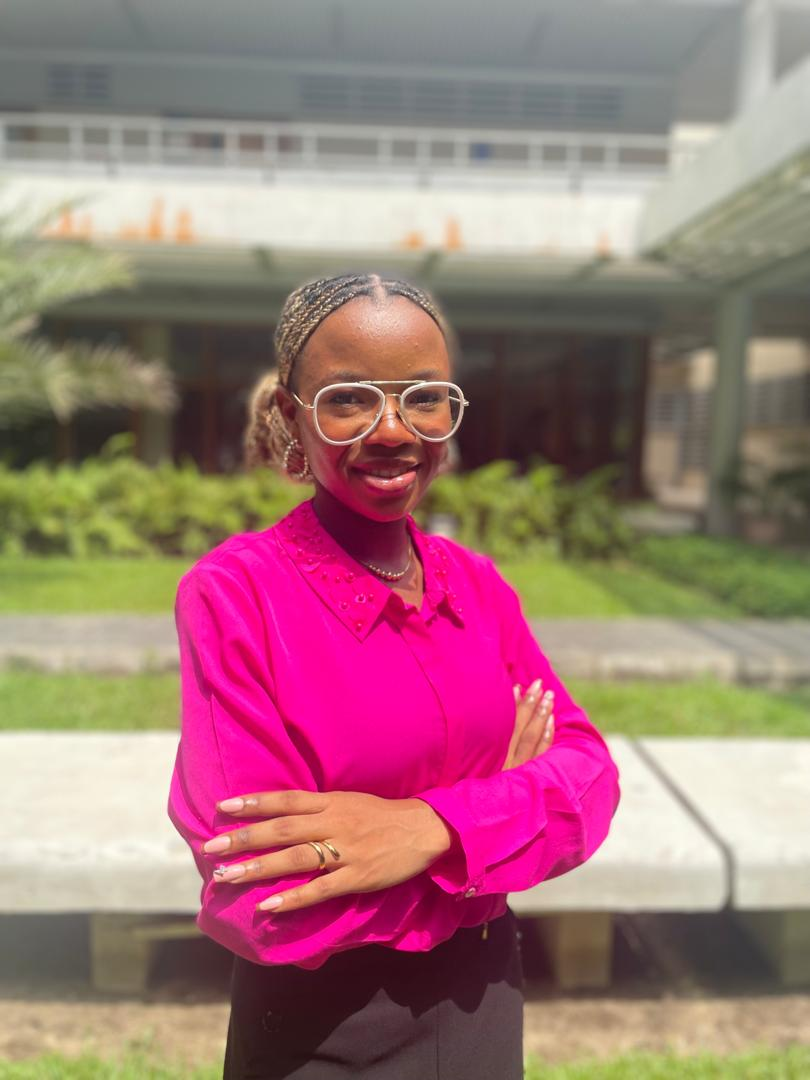
#> input picture Week_4/img/Tireni.jpg, 810 x 1080 px
$ jupyter execute practice-2.ipynb
#> lines starting #> are read from the running program, lines starting #| are printed output that depends on the picture
## Prewitt Operation

[cell 1]
import cv2
import numpy as np

[cell 2]
#Load the image
image = cv2.imread('img/Tireni.jpg', cv2.IMREAD_GRAYSCALE)
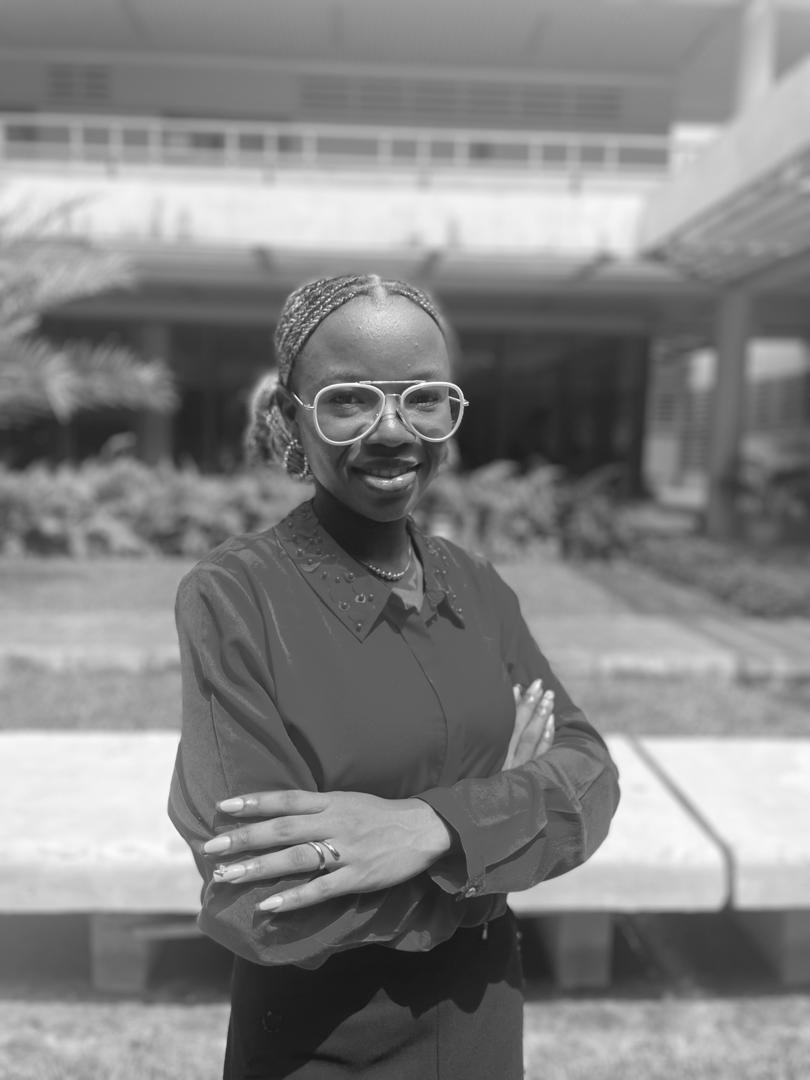
#> image: shape (1080, 810); min 17, max 255, mean 130.9

#Resizing the images
image = cv2.resize(image, (500, 400))
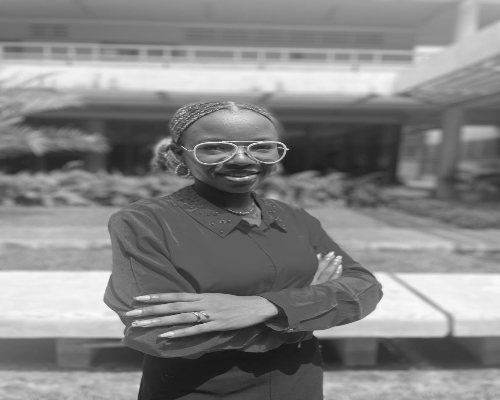
#> image: shape (400, 500); min 18, max 251, mean 130.8

#Define Prewitt Kernels
kernel_x = np.array([[-1, -1, -1],
                    [0, 0, 0],
                    [1, 1, 1]])

kernel_y = np.array([[-1, 0, 1],
                    [-1, 0, 1],
                    [-1, 0, 1]])

#Apply Prewitt Edge detection
prewitt_x = cv2.filter2D(image, -1, kernel_x)
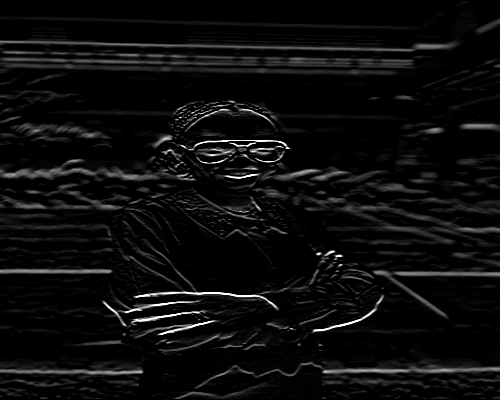
#> prewitt_x: shape (400, 500); min 0, max 255, mean 12.5
prewitt_y = cv2.filter2D(image, -1, kernel_y)
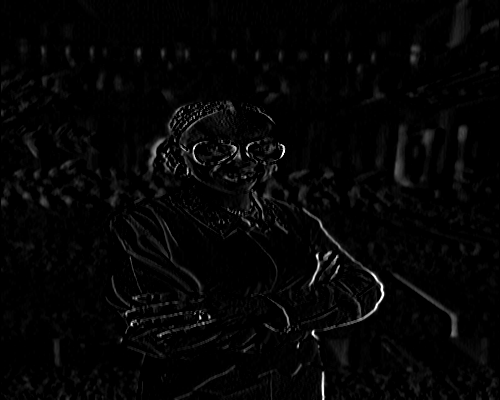
#> prewitt_y: shape (400, 500); min 0, max 255, mean 5.2

#Compute magnitude of gradient manually
prewitt_combined = np.sqrt(np.square(prewitt_x) + np.square(prewitt_y))
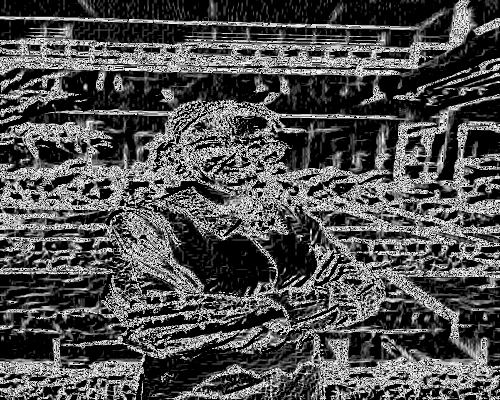
#> prewitt_combined: shape (400, 500) float16; min 0, max 15.91, mean 4.96; drawn with min black and max white

#Display the original image and the Prewitt Edges
cv2.imshow('Original', image)
cv2.imshow('Prewitt Edges', np.uint8(prewitt_combined))

#Wait for a key press and then close all windows
cv2.waitKey(0)
cv2.destroyAllWindows()

$ run again, with Week_4/img/Abdullah.jpg copied over Week_4/img/Tireni.jpg
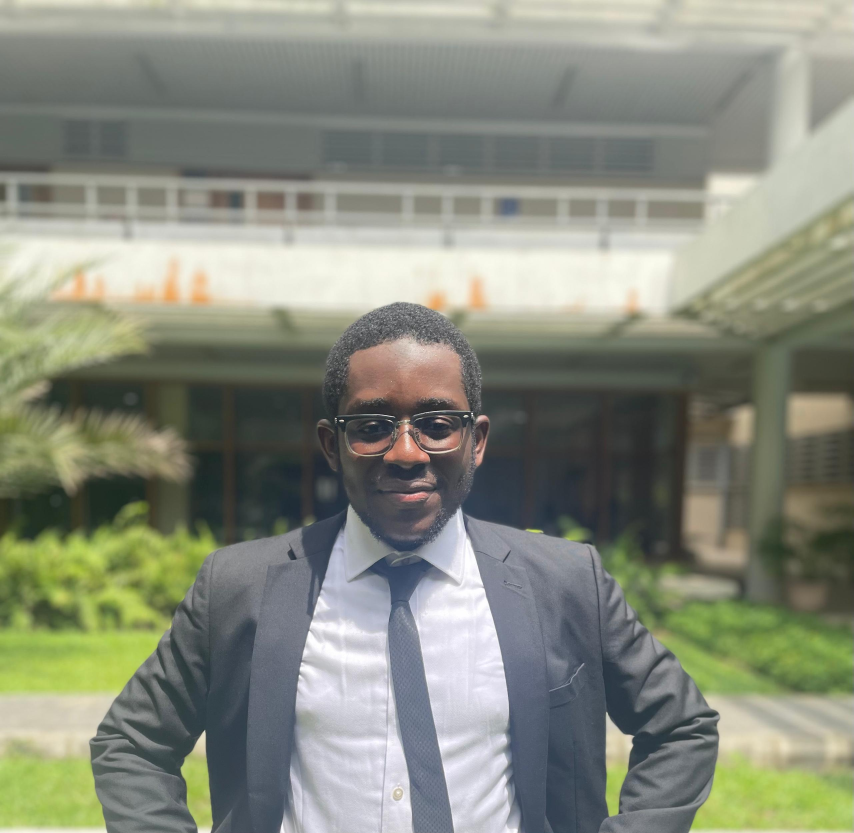
#> input picture Week_4/img/Abdullah.jpg, 2560 x 2499 px (shown at 1/3 size)
#> `prewitt_y = cv2.filter2D(image, -1, kernel_y)`:
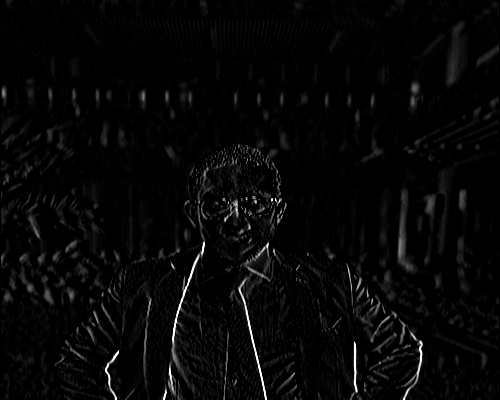
#> prewitt_y: shape (400, 500); min 0, max 255, mean 6.8
#> `prewitt_combined = np.sqrt(np.square(prewitt_x) + np.square(prewitt_y))`:
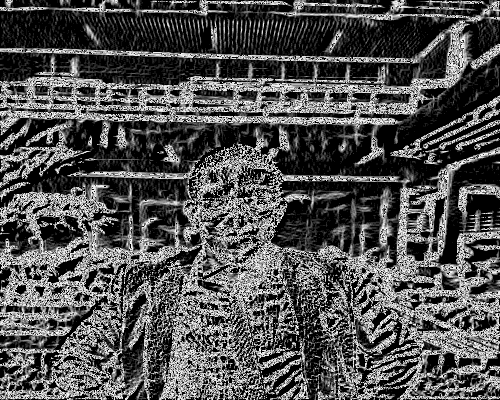
#> prewitt_combined: shape (400, 500) float16; min 0, max 15.91, mean 5.09; drawn with min black and max white

$ run again, with Week_4/img/Ada.jpg copied over Week_4/img/Tireni.jpg
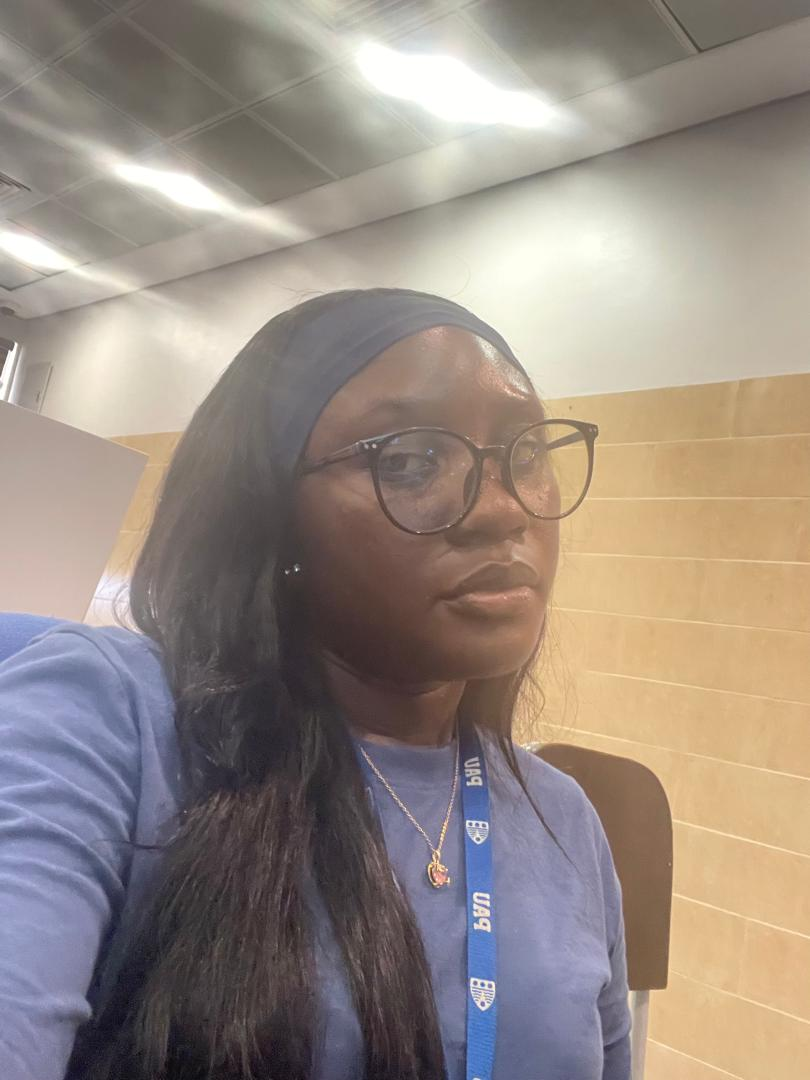
#> input picture Week_4/img/Ada.jpg, 810 x 1080 px
#> `prewitt_y = cv2.filter2D(image, -1, kernel_y)`:
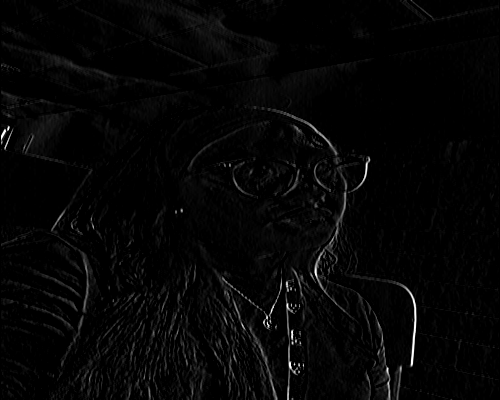
#> prewitt_y: shape (400, 500); min 0, max 255, mean 5.4
#> `prewitt_combined = np.sqrt(np.square(prewitt_x) + np.square(prewitt_y))`:
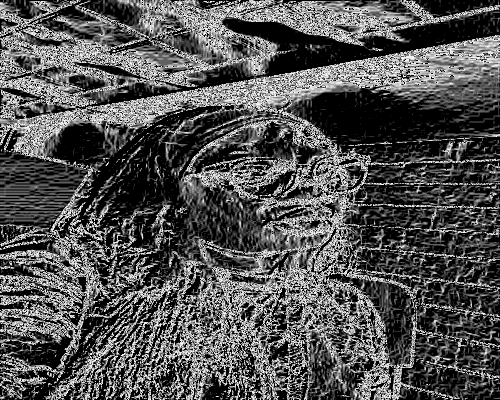
#> prewitt_combined: shape (400, 500) float16; min 0, max 15.91, mean 5.18; drawn with min black and max white

$ run again, with Week_4/img/Chima.jpg copied over Week_4/img/Tireni.jpg
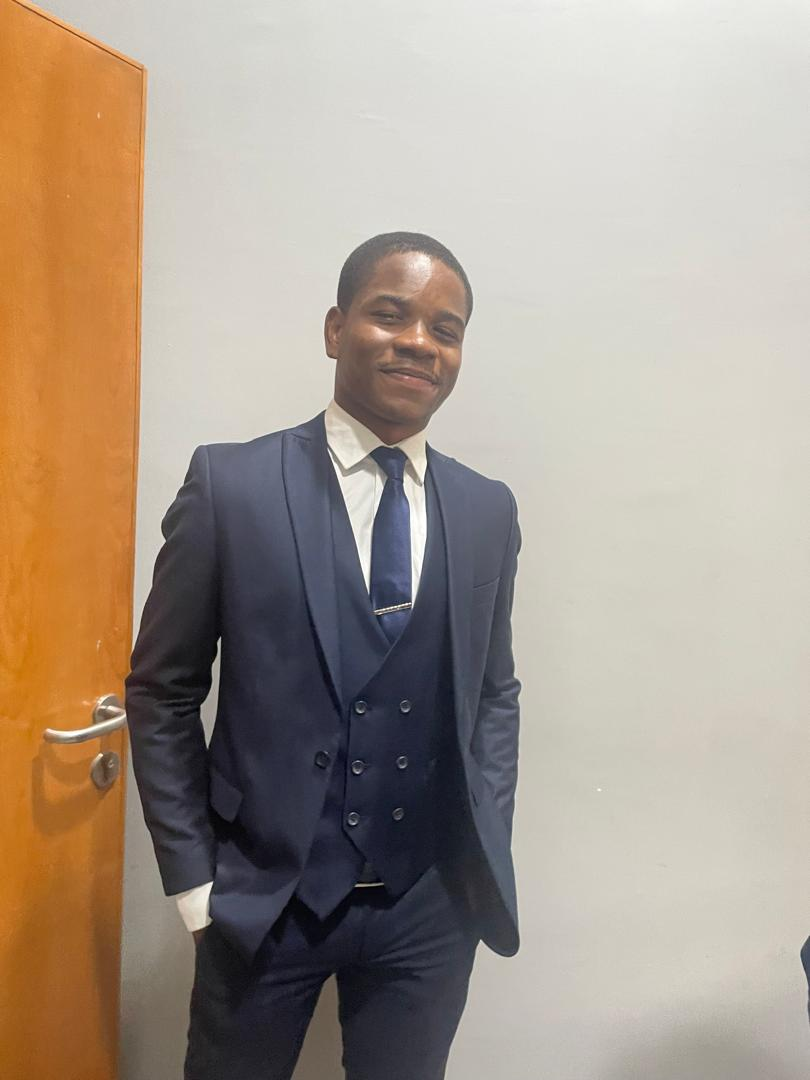
#> input picture Week_4/img/Chima.jpg, 810 x 1080 px
#> `prewitt_y = cv2.filter2D(image, -1, kernel_y)`:
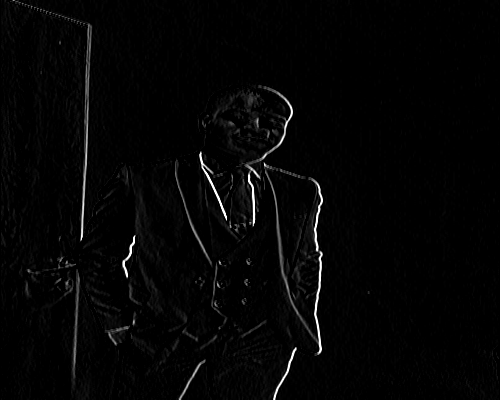
#> prewitt_y: shape (400, 500); min 0, max 255, mean 4.7
#> `prewitt_combined = np.sqrt(np.square(prewitt_x) + np.square(prewitt_y))`:
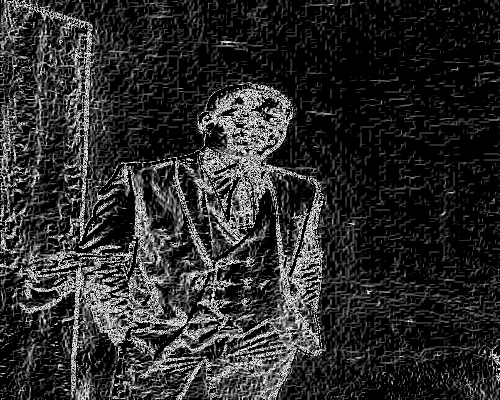
#> prewitt_combined: shape (400, 500) float16; min 0, max 15.91, mean 2.8; drawn with min black and max white
